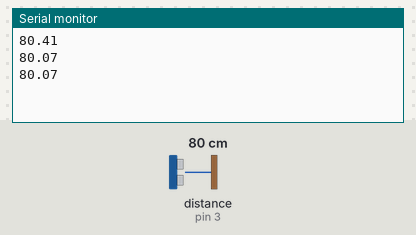
Simulated run of this sketch. Board: Arduino Uno, built with avr-gcc and run on an emulated ATmega328P. On the bench: the last lines printed to the serial monitor. Wiring (inferred from the names in the program): ultrasonic range finder: trigger pin 8; echo pin 3. The test bench sets the inputs (shaded band); at power-on: distance to the obstacle (sensor on pin 3) 80 cm. The echo pulse lasts 58.3 µs per cm.

Above: at 1.8 s.
1.9 s: distance to the obstacle (sensor on pin 3) set to 2 cm
At 2.31 s:
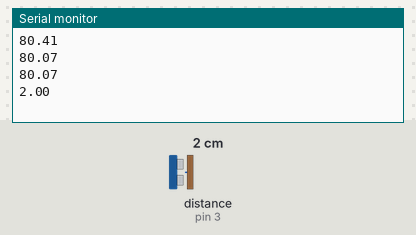
3.4 s: distance to the obstacle (sensor on pin 3) set to 4 cm
At 3.9 s:
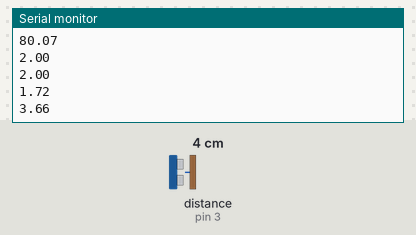
Timing chart, 0 to 6.4 s (numbered marks = the images above; inputs shaded):
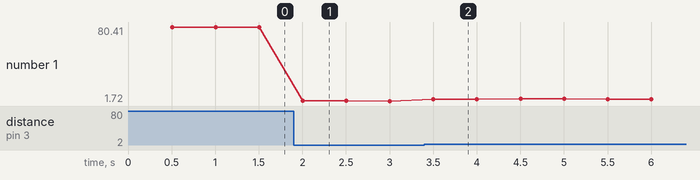

Measured:
- after the input at 1.9 s, the serial monitor: prints a new line after 0.10 s (image 1)
- after the input at 3.4 s, the serial monitor: prints a new line after 0.10 s (image 2)
- plotted number 1: 80.07 → 1.72 after the input at 1.9 s, 1.72 → 3.66 after the input at 3.4 s

The sketch:

sketch_oct1c.ino
```cpp
//Solves pulseIn delay
/*
* How?
*   - Interrupt on rising edge of echo
*     -captures startTime <- global var
*   - Interrupt on falling edge of echo
*     - captures endTime <- global var
*     - sets Flag
*
*   - In loop we:
*     - check for a flag
*     - timeDuration = endTime - startTime
*     - distance = timeDuration / 58.0
*     -print distance
*/

#define ECHO_PIN 3
#define TRIGGER_PIN 8

unsigned long lastTimeUltrasonicTrigger = millis();
unsigned long ultrasonicTriggerDelay = 500;

//Echo interrupt
volatile unsigned long timeStart = 0;
volatile unsigned long timeEnd = 0;
volatile bool echo = false;

void setup() {
  Serial.begin(115200);
  pinMode(ECHO_PIN, INPUT);
  pinMode(TRIGGER_PIN, OUTPUT);

  attachInterrupt(digitalPinToInterrupt(ECHO_PIN),
                  echoInterrupt,
                  CHANGE
                );

}
//set trigger to high for 10us
void triggerUltrasonicSensor(){
  //Setting low just in case
  digitalWrite(TRIGGER_PIN, LOW);
  delayMicroseconds(2);
  digitalWrite(TRIGGER_PIN, HIGH);
  delayMicroseconds(10);
  digitalWrite(TRIGGER_PIN, LOW);
}

void echoInterrupt(){
  if(digitalRead(ECHO_PIN) == HIGH){
    timeStart = micros();
  } else {
    timeEnd = micros();
    echo = true;
  }
}

double getUltrasonicDistance(){

  // unsigned long timeBegin = micros();

  // double timeDurationInMicros = pulseIn(ECHO_PIN, HIGH);

  // unsigned long timeAfterPulseIn = micros();

  // unsigned long timeForPulseInToRun = timeAfterPulseIn - timeBegin;

  // Serial.print("Duration: ");
  // Serial.println(timeForPulseInToRun);

  double timeDurationInMicros = timeEnd - timeStart;

  double distanceInCentimeters = timeDurationInMicros / 58.0;
  // double ditanceInInches = distanceInCentimeters / 2.54;

  return distanceInCentimeters;

}

void loop() {
  unsigned long timeNow = millis();

  if((timeNow - lastTimeUltrasonicTrigger) > ultrasonicTriggerDelay){
    lastTimeUltrasonicTrigger += ultrasonicTriggerDelay;
    triggerUltrasonicSensor();
  }

  if(echo){
    Serial.println(getUltrasonicDistance());
    echo = false;
  }

  //OLD WAY:
  // if((timeNow - lastTimeUltraSonicTrigger) > ultrasonicTriggerDelay){
  //   lastTimeUltraSonicTrigger += ultrasonicTriggerDelay;
  //   //Trigger Sensor
  //   triggerUltrasonicSensor();
  //   //Read pulse
  //   Serial.println(getUltrasonicDistance());
  // }
}
```
